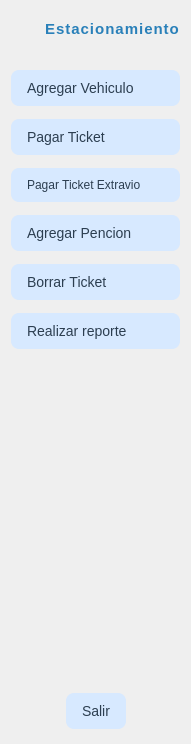
     <widget class="QWidget" name="iconoText" native="true">
      <property name="maximumSize">
       <size>
        <width>191</width>
        <height>849</height>
       </size>
      </property>
      <property name="styleSheet">
       <string notr="true">QPushButtons{
 height:30px;
 border:none;
}</string>
      </property>
      <layout class="QVBoxLayout" name="verticalLayout_5">
       <property name="topMargin">
        <number>20</number>
       </property>
       <property name="bottomMargin">
        <number>15</number>
       </property>
       <item>
        <layout class="QHBoxLayout" name="horizontalLayout">
         <property name="bottomMargin">
          <number>6</number>
         </property>
         <item>
          <widget class="QLabel" name="label_2">
           <property name="maximumSize">
            <size>
             <width>31</width>
             <height>31</height>
            </size>
           </property>
           <property name="text">
            <string/>
           </property>
           <property name="pixmap">
            <pixmap resource="../../../Downloads/Estacionamiento/Estacionamiento/app/iconos/iconos.qrc">:/prefijoNuevo/images.png</pixmap>
           </property>
           <property name="scaledContents">
            <bool>true</bool>
           </property>
          </widget>
         </item>
         <item>
          <widget class="QLabel" name="label_3">
           <property name="font">
            <font>
             <family>Segoe UI</family>
             <pointsize>-1</pointsize>
             <bold>true</bold>
            </font>
           </property>
           <property name="styleSheet">
            <string notr="true">QLabel {
    font-size: 15px;                  /* grande y llamativo */
    font-weight: bold;                 /* negrita */
    color: #2980b9;                    /* azul principal */
    letter-spacing: 1px;               /* espacio entre letras */
    text-shadow: 1px 1px 2px rgba(0,0,0,0.2); /* sombra sutil */
    font-family: &quot;Segoe UI&quot;, &quot;Arial&quot;, sans-serif; /* moderna y legible */
}</string>
           </property>
           <property name="text">
            <string>Estacionamiento</string>
           </property>
          </widget>
         </item>
        </layout>
       </item>
       <item>
        <layout class="QVBoxLayout" name="verticalLayout_2">
         <property name="spacing">
          <number>13</number>
         </property>
         <property name="topMargin">
          <number>20</number>
         </property>
         <item>
          <widget class="QPushButton" name="add_vehiculo_2">
           <property name="styleSheet">
            <string notr="true">QPushButton {
    background-color:#d7e9ff;        /* azul muy suave de base */
    color: #2c3e50;
    border: none;
    border-radius: 8px;
    padding: 10px 16px;
    font-size: 14px;
    text-align: left;               /* alineado a la izquierda */
}

QPushButton:hover {
    background-color: #d7e9ff;      /* azul un poco más intenso al pasar el mouse */
}

QPushButton:pressed {
    background-color: #a9d1ff;      /* azul más oscuro al hacer clic */
    color: #0b3d91;                 /* texto más fuerte */
    font-weight: bold;
}

/* botón &quot;activo&quot; → lo puedes aplicar con setProperty(&quot;class&quot;, &quot;active&quot;) */
QPushButton[active=&quot;true&quot;] {
    background-color: #3498db;      /* azul fuerte */
    color: white;
    font-weight: bold;
}</string>
           </property>
           <property name="text">
            <string>Agregar Vehiculo</string>
           </property>
           <property name="icon">
            <iconset resource="../../../Downloads/Estacionamiento/Estacionamiento/app/iconos/iconos.qrc">
             <normaloff>:/prefijoNuevo/add-car-icon.svg</normaloff>:/prefijoNuevo/add-car-icon.svg</iconset>
           </property>
           <property name="iconSize">
            <size>
             <width>200</width>
             <height>20</height>
            </size>
           </property>
           <property name="checkable">
            <bool>true</bool>
           </property>
           <property name="autoExclusive">
            <bool>true</bool>
           </property>
          </widget>
         </item>
         <item>
          <widget class="QPushButton" name="pagar_2">
           <property name="styleSheet">
            <string notr="true">QPushButton {
    background-color: #d7e9ff;        /* azul muy suave de base */
    color: #2c3e50;
    border: none;
    border-radius: 8px;
    padding: 10px 16px;
    font-size: 14px;
    text-align: left;               /* alineado a la izquierda */
}

QPushButton:hover {
    background-color: #d7e9ff;      /* azul un poco más intenso al pasar el mouse */
}

QPushButton:pressed {
    background-color: #a9d1ff;      /* azul más oscuro al hacer clic */
    color: #0b3d91;                 /* texto más fuerte */
    font-weight: bold;
}

/* botón &quot;activo&quot; → lo puedes aplicar con setProperty(&quot;class&quot;, &quot;active&quot;) */
QPushButton[active=&quot;true&quot;] {
    background-color: #3498db;      /* azul fuerte */
    color: white;
    font-weight: bold;
}</string>
           </property>
           <property name="text">
            <string>Pagar Ticket</string>
           </property>
           <property name="icon">
            <iconset resource="../../../Downloads/Estacionamiento/Estacionamiento/app/iconos/iconos.qrc">
             <normaloff>:/prefijoNuevo/dollar-sign.svg</normaloff>:/prefijoNuevo/dollar-sign.svg</iconset>
           </property>
           <property name="iconSize">
            <size>
             <width>100</width>
             <height>20</height>
            </size>
           </property>
           <property name="checkable">
            <bool>true</bool>
           </property>
           <property name="autoExclusive">
            <bool>true</bool>
           </property>
          </widget>
         </item>
         <item>
          <widget class="QPushButton" name="pagar_ext_3">
           <property name="styleSheet">
            <string notr="true">QPushButton {
    background-color: #d7e9ff;        /* azul muy suave de base */
    color: #2c3e50;
    border: none;
    border-radius: 8px;
    padding: 10px 16px;
    font-size: 12px;
    text-align: left;               /* alineado a la izquierda */
}

QPushButton:hover {
    background-color: #d7e9ff;      /* azul un poco más intenso al pasar el mouse */
}

QPushButton:pressed {
    background-color: #a9d1ff;      /* azul más oscuro al hacer clic */
    color: #0b3d91;                 /* texto más fuerte */
    font-weight: bold;
}

/* botón &quot;activo&quot; → lo puedes aplicar con setProperty(&quot;class&quot;, &quot;active&quot;) */
QPushButton[active=&quot;true&quot;] {
    background-color: #3498db;      /* azul fuerte */
    color: white;
    font-weight: bold;
}</string>
           </property>
           <property name="text">
            <string>Pagar Ticket Extravio</string>
           </property>
           <property name="icon">
            <iconset resource="../../../Downloads/Estacionamiento/Estacionamiento/app/iconos/iconos.qrc">
             <normaloff>:/prefijoNuevo/remove-ticket-icon.svg</normaloff>:/prefijoNuevo/remove-ticket-icon.svg</iconset>
           </property>
           <property name="iconSize">
            <size>
             <width>100</width>
             <height>20</height>
            </size>
           </property>
           <property name="checkable">
            <bool>true</bool>
           </property>
           <property name="autoExclusive">
            <bool>true</bool>
           </property>
          </widget>
         </item>
         <item>
          <widget class="QPushButton" name="add_pencion_2">
           <property name="styleSheet">
            <string notr="true">QPushButton {
    background-color: #d7e9ff;        /* azul muy suave de base */
    color: #2c3e50;
    border: none;
    border-radius: 8px;
    padding: 10px 16px;
    font-size: 14px;
    text-align: left;               /* alineado a la izquierda */
}

QPushButton:hover {
    background-color: #d7e9ff;      /* azul un poco más intenso al pasar el mouse */
}

QPushButton:pressed {
    background-color: #a9d1ff;      /* azul más oscuro al hacer clic */
    color: #0b3d91;                 /* texto más fuerte */
    font-weight: bold;
}

/* botón &quot;activo&quot; → lo puedes aplicar con setProperty(&quot;class&quot;, &quot;active&quot;) */
QPushButton[active=&quot;true&quot;] {
    background-color: #3498db;      /* azul fuerte */
    color: white;
    font-weight: bold;
}
</string>
           </property>
           <property name="text">
            <string>Agregar Pencion</string>
           </property>
           <property name="icon">
            <iconset resource="../../../Downloads/Estacionamiento/Estacionamiento/app/iconos/iconos.qrc">
             <normaloff>:/prefijoNuevo/add-boy-user-icon.svg</normaloff>:/prefijoNuevo/add-boy-user-icon.svg</iconset>
           </property>
           <property name="iconSize">
            <size>
             <width>100</width>
             <height>20</height>
            </size>
           </property>
           <property name="checkable">
            <bool>true</bool>
           </property>
           <property name="autoExclusive">
            <bool>true</bool>
           </property>
          </widget>
         </item>
         <item>
          <widget class="QPushButton" name="borrar_ticket_2">
           <property name="styleSheet">
            <string notr="true">QPushButton {
    background-color: #d7e9ff;        /* azul muy suave de base */
    color: #2c3e50;
    border: none;
    border-radius: 8px;
    padding: 10px 16px;
    font-size: 14px;
    text-align: left;               /* alineado a la izquierda */
}

QPushButton:hover {
    background-color: #d7e9ff;      /* azul un poco más intenso al pasar el mouse */
}

QPushButton:pressed {
    background-color: #a9d1ff;      /* azul más oscuro al hacer clic */
    color: #0b3d91;                 /* texto más fuerte */
    font-weight: bold;
}

/* botón &quot;activo&quot; → lo puedes aplicar con setProperty(&quot;class&quot;, &quot;active&quot;) */
QPushButton[active=&quot;true&quot;] {
    background-color: #3498db;      /* azul fuerte */
    color: white;
    font-weight: bold;
}</string>
           </property>
           <property name="text">
            <string>Borrar Ticket</string>
           </property>
           <property name="icon">
            <iconset resource="../../../Downloads/Estacionamiento/Estacionamiento/app/iconos/iconos.qrc">
             <normaloff>:/prefijoNuevo/trash-2.svg</normaloff>:/prefijoNuevo/trash-2.svg</iconset>
           </property>
           <property name="iconSize">
            <size>
             <width>100</width>
             <height>20</height>
            </size>
           </property>
           <property name="checkable">
            <bool>true</bool>
           </property>
           <property name="autoExclusive">
            <bool>true</bool>
           </property>
          </widget>
         </item>
         <item>
          <widget class="QPushButton" name="reporte_2">
           <property name="styleSheet">
            <string notr="true">QPushButton {
    background-color: #d7e9ff;        /* azul muy suave de base */
    color: #2c3e50;
    border: none;
    border-radius: 8px;
    padding: 10px 16px;
    font-size: 14px;
    text-align: left;               /* alineado a la izquierda */
}

QPushButton:hover {
    background-color: #d7e9ff;      /* azul un poco más intenso al pasar el mouse */
}

QPushButton:pressed {
    background-color: #a9d1ff;      /* azul más oscuro al hacer clic */
    color: #0b3d91;                 /* texto más fuerte */
    font-weight: bold;
}

/* botón &quot;activo&quot; → lo puedes aplicar con setProperty(&quot;class&quot;, &quot;active&quot;) */
QPushButton[active=&quot;true&quot;] {
    background-color: #3498db;      /* azul fuerte */
    color: white;
    font-weight: bold;
}</string>
           </property>
           <property name="text">
            <string>Realizar reporte</string>
           </property>
           <property name="icon">
            <iconset resource="../../../Downloads/Estacionamiento/Estacionamiento/app/iconos/iconos.qrc">
             <normaloff>:/prefijoNuevo/column-chart-line-icon.svg</normaloff>:/prefijoNuevo/column-chart-line-icon.svg</iconset>
           </property>
           <property name="iconSize">
            <size>
             <width>100</width>
             <height>20</height>
            </size>
           </property>
           <property name="checkable">
            <bool>true</bool>
           </property>
           <property name="autoExclusive">
            <bool>true</bool>
           </property>
          </widget>
         </item>
        </layout>
       </item>
       <item>
        <spacer name="verticalSpacer_2">
         <property name="orientation">
          <enum>Qt::Orientation::Vertical</enum>
         </property>
         <property name="sizeHint" stdset="0">
          <size>
           <width>20</width>
           <height>338</height>
          </size>
         </property>
        </spacer>
       </item>
       <item>
        <layout class="QHBoxLayout" name="horizontalLayout_5">
         <item>
          <spacer name="horizontalSpacer_5">
           <property name="orientation">
            <enum>Qt::Orientation::Horizontal</enum>
           </property>
           <property name="sizeHint" stdset="0">
            <size>
             <width>40</width>
             <height>20</height>
            </size>
           </property>
          </spacer>
         </item>
         <item>
          <widget class="QPushButton" name="exit_2">
           <property name="styleSheet">
            <string notr="true">QPushButton {
    background-color: #d7e9ff;        /* azul muy suave de base */
    color: #2c3e50;
    border: none;
    border-radius: 8px;
    padding: 10px 16px;
    font-size: 14px;
    text-align: left;               /* alineado a la izquierda */
}

QPushButton:hover {
    background-color: #d7e9ff;      /* azul un poco más intenso al pasar el mouse */
}

QPushButton:pressed {
    background-color: #ED2828;      /* azul más oscuro al hacer clic */
    color: #0b3d91;                 /* texto más fuerte */
    font-weight: bold;
}

/* botón &quot;activo&quot; → lo puedes aplicar con setProperty(&quot;class&quot;, &quot;active&quot;) */
QPushButton[active=&quot;true&quot;] {
    background-color: #3498db;      /* azul fuerte */
    color: white;
    font-weight: bold;
}</string>
           </property>
           <property name="text">
            <string>Salir</string>
           </property>
           <property name="icon">
            <iconset resource="../../../Downloads/Estacionamiento/Estacionamiento/app/iconos/iconos.qrc">
             <normaloff>:/prefijoNuevo/log-out.svg</normaloff>:/prefijoNuevo/log-out.svg</iconset>
           </property>
           <property name="iconSize">
            <size>
             <width>100</width>
             <height>20</height>
            </size>
           </property>
           <property name="checkable">
            <bool>true</bool>
           </property>
           <property name="autoExclusive">
            <bool>true</bool>
           </property>
          </widget>
         </item>
         <item>
          <spacer name="horizontalSpacer_6">
           <property name="orientation">
            <enum>Qt::Orientation::Horizontal</enum>
           </property>
           <property name="sizeHint" stdset="0">
            <size>
             <width>40</width>
             <height>20</height>
            </size>
           </property>
          </spacer>
         </item>
        </layout>
       </item>
      </layout>
     </widget>
